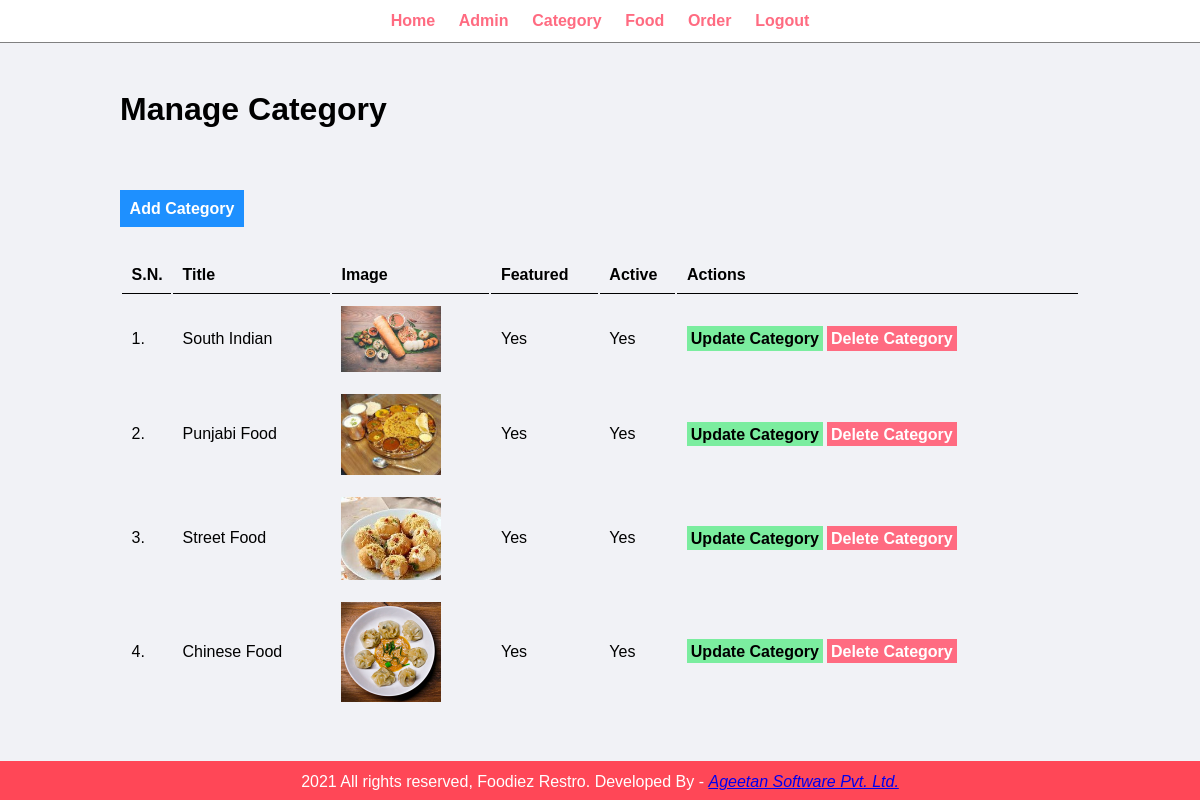
The app's page /admin/manage-category.php (signed in) with its own data.
### tables this page shows
CREATE TABLE `tbl_category` (
  `id` int(10) UNSIGNED NOT NULL,
  `title` varchar(100) NOT NULL,
  `image_name` varchar(255) NOT NULL,
  `featured` varchar(10) NOT NULL,
  `active` varchar(10) NOT NULL
);

### admin/manage-category.php (the view, shortened to what this page needs)
<?php include('partials/menu.php'); ?>
<div class="main-content">
    <div class="wrapper">
        <h1>Manage Category</h1>
        <br /><br />
        <br><br>
                <a href="<?php echo SITEURL; ?>admin/add-category.php" class="btn-primary">Add Category</a>
                <br /><br /><br />
                <table class="tbl-full">
                    <tr>
                        <th>S.N.</th>
                        <th>Title</th>
                        <th>Image</th>
                        <th>Featured</th>
                        <th>Active</th>
                        <th>Actions</th>
                    </tr>
                    <?php
                        $sql = "SELECT * FROM tbl_category";
                        $res = mysqli_query($conn, $sql);
                        $count = mysqli_num_rows($res);
                        $sn=1;
                        if($count>0)
                        {
                            while($row=mysqli_fetch_assoc($res))
                            {
                                $id = $row['id'];
                                $title = $row['title'];
                                $image_name = $row['image_name'];
                                $featured = $row['featured'];
                                $active = $row['active'];
                                ?>
                                    <tr>
                                        <td><?php echo $sn++; ?>. </td>
                                        <td><?php echo $title; ?></td>
                                        <td>
                                            <?php
                                                if($image_name!="")
                                                {
                                                    ?>
                                                    <img src="<?php echo SITEURL; ?>images/category/<?php echo $image_name; ?>" width="100px" >
                                                    <?php
                                                }
                                                else
                                                {
                                                    echo "<div class='error'>Image not Added.</div>";
                                                }
                                            ?>
                                        </td>
                                        <td><?php echo $featured; ?></td>
                                        <td><?php echo $active; ?></td>
                                        <td>
                                            <a href="<?php echo SITEURL; ?>admin/update-category.php?id=<?php echo $id; ?>" class="btn-secondary">Update Category</a>
                                            <a href="<?php echo SITEURL; ?>admin/delete-category.php?id=<?php echo $id; ?>&image_name=<?php echo $image_name; ?>" class="btn-danger">Delete Category</a>
                                        </td>
                                    </tr>
                                <?php
                            }
                        }
                        else
                        {
                            ?>
                            <tr>
                                <td colspan="6"><div class="error">No Category Added.</div></td>
                            </tr>
                            <?php
                        }
                    ?>
                </table>
    </div>
</div>
<?php include('partials/footer.php'); ?>

### css/admin.css (style rules this page uses)
* { margin: 0; padding: 0; font-family: Arial, Helvetica, sans-serif; }
.wrapper { padding: 1%; width: 80%; margin: 0 auto; }
.tbl-full { width: 100%; }
table tr th { border-bottom: 1px solid black; padding: 1%; text-align: left; }
table tr td { padding: 1%; }
.btn-primary { background-color: #1e90ff; padding: 1%; color: white; text-decoration: none; font-weight: bold; }
.btn-secondary { background-color: #7bed9f; padding: 1%; color: black; text-decoration: none; font-weight: bold; }
.btn-danger { background-color: #ff6b81; padding: 1%; color: white; text-decoration: none; font-weight: bold; }
.main-content { background-color: #f1f2f6; padding: 3% 0; }

### records on screen
tbl_category: title "South Indian", image_name (picture), featured "Yes", active "Yes"
tbl_category: title "Punjabi Food", image_name (picture), featured "Yes", active "Yes"
tbl_category: title "Street Food", image_name (picture), featured "Yes", active "Yes"
tbl_category: title "Chinese Food", image_name (picture), featured "Yes", active "Yes"
